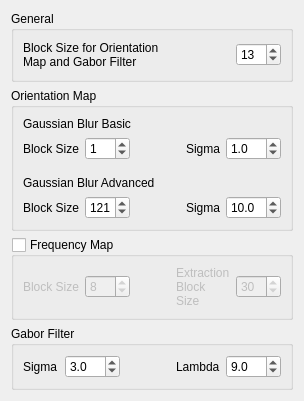
            <widget class="QWidget" name="tab_6">
             <attribute name="title">
              <string>Preprocessing</string>
             </attribute>
             <layout class="QVBoxLayout" name="verticalLayout_44">
              <item>
               <widget class="QGroupBox" name="groupBox_exTester_ParameterGeneral">
                <property name="minimumSize">
                 <size>
                  <width>0</width>
                  <height>0</height>
                 </size>
                </property>
                <property name="maximumSize">
                 <size>
                  <width>16777215</width>
                  <height>80</height>
                 </size>
                </property>
                <property name="title">
                 <string>General</string>
                </property>
                <layout class="QVBoxLayout" name="verticalLayout_55">
                 <item>
                  <layout class="QHBoxLayout" name="horizontalLayout_35">
                   <item>
                    <widget class="QLabel" name="label_exTester_BlockSize">
                     <property name="minimumSize">
                      <size>
                       <width>145</width>
                       <height>0</height>
                      </size>
                     </property>
                     <property name="maximumSize">
                      <size>
                       <width>145</width>
                       <height>16777215</height>
                      </size>
                     </property>
                     <property name="text">
                      <string>Block Size for Orientation Map and Gabor Filter</string>
                     </property>
                     <property name="wordWrap">
                      <bool>true</bool>
                     </property>
                    </widget>
                   </item>
                   <item>
                    <spacer name="horizontalSpacer_32">
                     <property name="orientation">
                      <enum>Qt::Horizontal</enum>
                     </property>
                     <property name="sizeHint" stdset="0">
                      <size>
                       <width>19</width>
                       <height>30</height>
                      </size>
                     </property>
                    </spacer>
                   </item>
                   <item>
                    <widget class="QSpinBox" name="spinBox_exTester_BlockSize">
                     <property name="minimumSize">
                      <size>
                       <width>45</width>
                       <height>0</height>
                      </size>
                     </property>
                     <property name="maximumSize">
                      <size>
                       <width>45</width>
                       <height>16777215</height>
                      </size>
                     </property>
                     <property name="singleStep">
                      <number>2</number>
                     </property>
                     <property name="value">
                      <number>13</number>
                     </property>
                    </widget>
                   </item>
                  </layout>
                 </item>
                </layout>
               </widget>
              </item>
              <item>
               <widget class="QGroupBox" name="groupBox_exTester_ParameterOMap">
                <property name="minimumSize">
                 <size>
                  <width>0</width>
                  <height>0</height>
                 </size>
                </property>
                <property name="title">
                 <string>Orientation Map</string>
                </property>
                <layout class="QVBoxLayout" name="verticalLayout_42">
                 <item>
                  <widget class="QLabel" name="label_exTesterGaussianBlurBasic">
                   <property name="text">
                    <string>Gaussian Blur Basic</string>
                   </property>
                  </widget>
                 </item>
                 <item>
                  <layout class="QHBoxLayout" name="horizontalLayout_32">
                   <item>
                    <widget class="QLabel" name="label_exTester_BasicOMapBlockSize">
                     <property name="text">
                      <string>Block Size</string>
                     </property>
                     <property name="wordWrap">
                      <bool>true</bool>
                     </property>
                    </widget>
                   </item>
                   <item>
                    <widget class="QSpinBox" name="spinBox_exTester_BasicOMapBlockSize">
                     <property name="minimumSize">
                      <size>
                       <width>45</width>
                       <height>0</height>
                      </size>
                     </property>
                     <property name="maximumSize">
                      <size>
                       <width>45</width>
                       <height>16777215</height>
                      </size>
                     </property>
                     <property name="maximum">
                      <number>200</number>
                     </property>
                     <property name="value">
                      <number>1</number>
                     </property>
                    </widget>
                   </item>
                   <item>
                    <spacer name="horizontalSpacer_27">
                     <property name="orientation">
                      <enum>Qt::Horizontal</enum>
                     </property>
                     <property name="sizeHint" stdset="0">
                      <size>
                       <width>13</width>
                       <height>20</height>
                      </size>
                     </property>
                    </spacer>
                   </item>
                   <item>
                    <widget class="QLabel" name="label_exTester_BasicOMapSigma">
                     <property name="text">
                      <string>Sigma</string>
                     </property>
                     <property name="wordWrap">
                      <bool>true</bool>
                     </property>
                    </widget>
                   </item>
                   <item>
                    <widget class="QDoubleSpinBox" name="doubleSpinBox_exTester_BasicOMapSigma">
                     <property name="minimumSize">
                      <size>
                       <width>55</width>
                       <height>0</height>
                      </size>
                     </property>
                     <property name="maximumSize">
                      <size>
                       <width>55</width>
                       <height>16777215</height>
                      </size>
                     </property>
                     <property name="decimals">
                      <number>1</number>
                     </property>
                     <property name="value">
                      <double>1.000000000000000</double>
                     </property>
                    </widget>
                   </item>
                  </layout>
                 </item>
                 <item>
                  <spacer name="verticalSpacer_9">
                   <property name="orientation">
                    <enum>Qt::Vertical</enum>
                   </property>
                   <property name="sizeType">
                    <enum>QSizePolicy::Fixed</enum>
                   </property>
                   <property name="sizeHint" stdset="0">
                    <size>
                     <width>20</width>
                     <height>10</height>
                    </size>
                   </property>
                  </spacer>
                 </item>
                 <item>
                  <widget class="QLabel" name="label_exTester_GaussianBlurAdvanced">
                   <property name="text">
                    <string>Gaussian Blur Advanced</string>
                   </property>
                  </widget>
                 </item>
                 <item>
                  <layout class="QHBoxLayout" name="horizontalLayout_33">
                   <item>
                    <widget class="QLabel" name="label_exTester_AdvancedOMapBlockSize">
                     <property name="text">
                      <string>Block Size</string>
                     </property>
                     <property name="wordWrap">
                      <bool>true</bool>
                     </property>
                    </widget>
                   </item>
                   <item>
                    <widget class="QSpinBox" name="spinBox_exTester_AdvancedOMapBlockSize">
                     <property name="minimumSize">
                      <size>
                       <width>45</width>
                       <height>0</height>
                      </size>
                     </property>
                     <property name="maximumSize">
                      <size>
                       <width>45</width>
                       <height>16777215</height>
                      </size>
                     </property>
                     <property name="maximum">
                      <number>200</number>
                     </property>
                     <property name="value">
                      <number>121</number>
                     </property>
                    </widget>
                   </item>
                   <item>
                    <spacer name="horizontalSpacer_30">
                     <property name="orientation">
                      <enum>Qt::Horizontal</enum>
                     </property>
                     <property name="sizeHint" stdset="0">
                      <size>
                       <width>13</width>
                       <height>20</height>
                      </size>
                     </property>
                    </spacer>
                   </item>
                   <item>
                    <widget class="QLabel" name="label_exTester_AdvancedOMapSigma">
                     <property name="text">
                      <string>Sigma</string>
                     </property>
                     <property name="wordWrap">
                      <bool>true</bool>
                     </property>
                    </widget>
                   </item>
                   <item>
                    <widget class="QDoubleSpinBox" name="doubleSpinBox_exTester_AdvancedOMapSigma">
                     <property name="minimumSize">
                      <size>
                       <width>55</width>
                       <height>0</height>
                      </size>
                     </property>
                     <property name="maximumSize">
                      <size>
                       <width>55</width>
                       <height>16777215</height>
                      </size>
                     </property>
                     <property name="decimals">
                      <number>1</number>
                     </property>
                     <property name="value">
                      <double>10.000000000000000</double>
                     </property>
                    </widget>
                   </item>
                  </layout>
                 </item>
                </layout>
               </widget>
              </item>
              <item>
               <widget class="QGroupBox" name="groupBox_exTester_frequencyMap">
                <property name="title">
                 <string>Frequency Map</string>
                </property>
                <property name="checkable">
                 <bool>true</bool>
                </property>
                <property name="checked">
                 <bool>false</bool>
                </property>
                <layout class="QHBoxLayout" name="horizontalLayout_39">
                 <item>
                  <widget class="QLabel" name="label_exTester_freqBlockSize">
                   <property name="text">
                    <string>Block Size</string>
                   </property>
                   <property name="wordWrap">
                    <bool>true</bool>
                   </property>
                  </widget>
                 </item>
                 <item>
                  <widget class="QSpinBox" name="spinBox_exTester_freqBlockSize">
                   <property name="minimumSize">
                    <size>
                     <width>45</width>
                     <height>0</height>
                    </size>
                   </property>
                   <property name="maximumSize">
                    <size>
                     <width>50</width>
                     <height>16777215</height>
                    </size>
                   </property>
                   <property name="minimum">
                    <number>1</number>
                   </property>
                   <property name="maximum">
                    <number>50</number>
                   </property>
                   <property name="value">
                    <number>8</number>
                   </property>
                  </widget>
                 </item>
                 <item>
                  <spacer name="horizontalSpacer_36">
                   <property name="orientation">
                    <enum>Qt::Horizontal</enum>
                   </property>
                   <property name="sizeHint" stdset="0">
                    <size>
                     <width>40</width>
                     <height>20</height>
                    </size>
                   </property>
                  </spacer>
                 </item>
                 <item>
                  <widget class="QLabel" name="label_exTester_freqExBlockSize">
                   <property name="minimumSize">
                    <size>
                     <width>50</width>
                     <height>0</height>
                    </size>
                   </property>
                   <property name="maximumSize">
                    <size>
                     <width>60</width>
                     <height>16777215</height>
                    </size>
                   </property>
                   <property name="text">
                    <string>Extraction Block Size</string>
                   </property>
                   <property name="wordWrap">
                    <bool>true</bool>
                   </property>
                  </widget>
                 </item>
                 <item>
                  <widget class="QSpinBox" name="spinBox_exTester_freqExBlockSize">
                   <property name="minimumSize">
                    <size>
                     <width>45</width>
                     <height>0</height>
                    </size>
                   </property>
                   <property name="maximumSize">
                    <size>
                     <width>50</width>
                     <height>16777215</height>
                    </size>
                   </property>
                   <property name="minimum">
                    <number>1</number>
                   </property>
                   <property name="singleStep">
                    <number>2</number>
                   </property>
                   <property name="value">
                    <number>30</number>
                   </property>
                  </widget>
                 </item>
                </layout>
               </widget>
              </item>
              <item>
               <widget class="QGroupBox" name="groupBox_exTester_ParameterGabor">
                <property name="title">
                 <string>Gabor Filter</string>
                </property>
                <layout class="QVBoxLayout" name="verticalLayout_43">
                 <item>
                  <layout class="QHBoxLayout" name="horizontalLayout_34">
                   <item>
                    <widget class="QLabel" name="label_exTester_GaborSigma">
                     <property name="minimumSize">
                      <size>
                       <width>36</width>
                       <height>0</height>
                      </size>
                     </property>
                     <property name="maximumSize">
                      <size>
                       <width>36</width>
                       <height>16777215</height>
                      </size>
                     </property>
                     <property name="text">
                      <string>Sigma</string>
                     </property>
                     <property name="wordWrap">
                      <bool>true</bool>
                     </property>
                    </widget>
                   </item>
                   <item>
                    <widget class="QDoubleSpinBox" name="doubleSpinBox_exTester_GaborSigma">
                     <property name="minimumSize">
                      <size>
                       <width>55</width>
                       <height>0</height>
                      </size>
                     </property>
                     <property name="maximumSize">
                      <size>
                       <width>55</width>
                       <height>16777215</height>
                      </size>
                     </property>
                     <property name="decimals">
                      <number>1</number>
                     </property>
                     <property name="value">
                      <double>3.000000000000000</double>
                     </property>
                    </widget>
                   </item>
                   <item>
                    <spacer name="horizontalSpacer_31">
                     <property name="orientation">
                      <enum>Qt::Horizontal</enum>
                     </property>
                     <property name="sizeHint" stdset="0">
                      <size>
                       <width>13</width>
                       <height>20</height>
                      </size>
                     </property>
                    </spacer>
                   </item>
                   <item>
                    <widget class="QLabel" name="label_exTester_GaborLambda">
                     <property name="text">
                      <string>Lambda</string>
                     </property>
                     <property name="wordWrap">
                      <bool>true</bool>
                     </property>
                    </widget>
                   </item>
                   <item>
                    <widget class="QDoubleSpinBox" name="doubleSpinBox_exTester_GaborLambda">
                     <property name="minimumSize">
                      <size>
                       <width>55</width>
                       <height>0</height>
                      </size>
                     </property>
                     <property name="maximumSize">
                      <size>
                       <width>55</width>
                       <height>16777215</height>
                      </size>
                     </property>
                     <property name="decimals">
                      <number>1</number>
                     </property>
                     <property name="value">
                      <double>9.000000000000000</double>
                     </property>
                    </widget>
                   </item>
                  </layout>
                 </item>
                </layout>
               </widget>
              </item>
             </layout>
            </widget>
